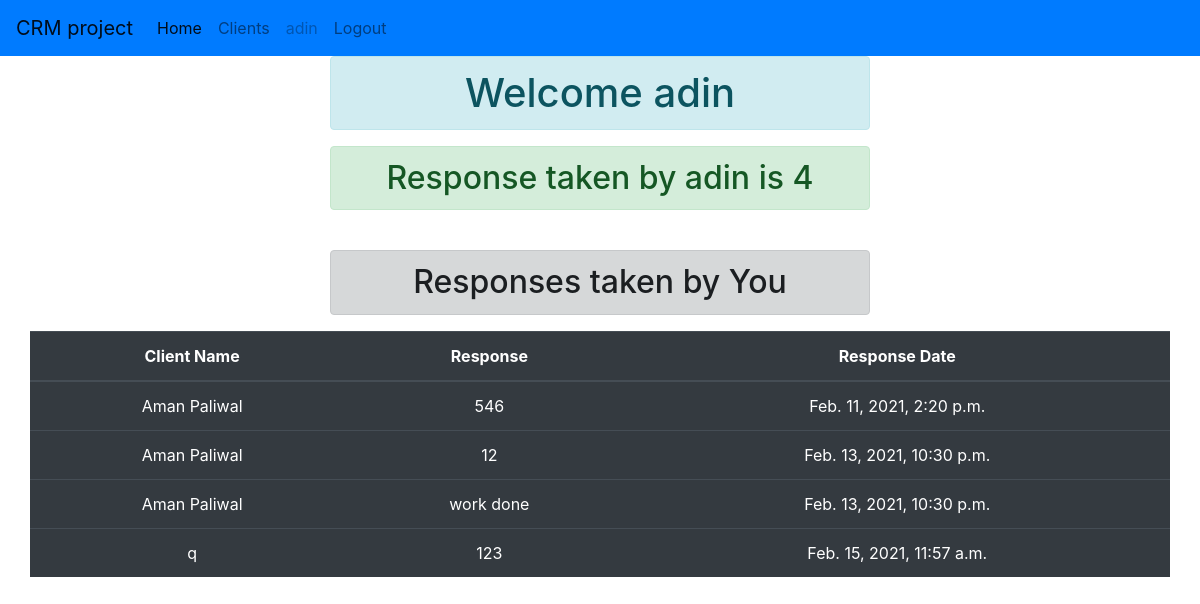
/profile/ (signed in), run on the app's committed database.
### crmapp/models.py (models this page shows, shortened)
class Client_Response(models.Model):
    client_id = models.ForeignKey(Clients, on_delete=models.CASCADE)
    superuser_id = models.ForeignKey(User, on_delete=models.CASCADE)
    client_response = models.CharField(max_length=500)
    client_response_date = models.DateTimeField()

class Clients(models.Model):
    superuser_id = models.ForeignKey(User, on_delete=models.CASCADE)
    client_name = models.CharField(max_length=100)
    client_business = models.CharField(max_length=200)
    client_phone = models.BigIntegerField()
    client_email = models.EmailField(max_length=100)
    client_address = models.CharField(max_length=300)
    client_country = models.CharField(max_length=20)
    client_work_description = models.CharField(max_length=300)
    client_created = models.DateTimeField()

### crmapp/views.py (the view)
# urls.py: path('profile/', views.user_profile, name='profile'),
def user_profile(request):
    if request.user.is_authenticated:
        responses = Client_Response.objects.filter(superuser_id=request.user.id)
        repotake = len(responses)
        context = {'name': request.user, 'repotake': repotake, 'responses': responses}
        return render(request, 'profile.html', context=context)
    else:
        return HttpResponseRedirect('/login/')

### templates/profile.html (shortened to what this page needs)
{% extends 'base.html' %}
{% block log %}
          {% if name == request.user %}
              <li class="nav-item">
                  <a class="nav-link" href="{% url 'clients_data' %}">Clients</a>
              </li>
              <li class="nav-item">
              <a class="nav-link disabled">{{ request.user }}</a>
              </li>
              <li class="nav-item">
                  <a class="nav-link" href="{% url 'logout' %}">Logout</a></li>
          {% else %}
              <li>
                <a class="nav-link" href="{% url 'login' %}">Login</a>
              </li>
          {% endif %}
{% endblock %}
{% block body %}
<div class="row">
    <div class="offset-3 col-md-6">
        <h1 class="alert alert-info text-center">Welcome {{ name }} </h1>
        <h2 class="alert alert-success text-center">Response taken by {{ name }} is {{ repotake }}</h2>
        <br>
        <h2 class="alert alert-dark text-center">Responses taken by You</h2>
    </div>
</div>
<div class="row">
    {% if responses %}
        <table class="table table-hover text-center table-dark">
          <thead>
            <tr>
              <th scope="col">Client Name</th>
              <th scope="col">Response</th>
              <th scope="col">Response Date</th>
            </tr>
          </thead>
          <tbody>
          {% for respons in responses %}
            <tr>
              <td>{{ respons.client_id.client_name }}</td>
              <td>{{ respons.client_response }}</td>
              <td>{{ respons.client_response_date }}</td>
            </tr>
          {% endfor %}
          </tbody>
        </table>
    {% else %}
        <h3 class="alert text-center alert-dark">No Responses taken by You</h3>
    {% endif %}
</div>
{% endblock %}

### templates/base.html (shortened to what this page needs)
<!DOCTYPE html>
<html lang="en">
<head>
{% include 'cndlines.html' %}
</head>
<body>
<nav class="navbar navbar-expand-lg navbar-light bg-primary">
  <a class="navbar-brand" href="{% url 'home' %}">CRM project</a>
  <div class="collapse navbar-collapse" id="navbarText">
    <ul class="navbar-nav mr-auto">
      <li class="nav-item active">
        <a class="nav-link" href="{% url 'home' %}">Home <span class="sr-only">(current)</span></a>
      </li>
    {% block log %}
    {% endblock %}
    </ul>
  </div>
</nav>
<div class="container">
{% block body %}
{% endblock %}
</div>
</body>
</html>

### templates/cndlines.html (shortened to what this page needs)
<link rel="stylesheet" href="https://maxcdn.bootstrapcdn.com/bootstrap/4.3.1/css/bootstrap.min.css">

### data on the page
Client_Response: client_id.client_name "Aman Paliwal", client_response "546", client_response_date "Feb. 11, 2021, 2:20 p.m."
Client_Response: client_id.client_name "Aman Paliwal", client_response "12", client_response_date "Feb. 13, 2021, 10:30 p.m."
Client_Response: client_id.client_name "Aman Paliwal", client_response "work done", client_response_date "Feb. 13, 2021, 10:30 p.m."
Client_Response: client_id.client_name "q", client_response "123", client_response_date "Feb. 15, 2021, 11:57 a.m."

### other printed values
{{ request.user }} "adin"
{{ name }} "adin"
{{ repotake }} "4"
